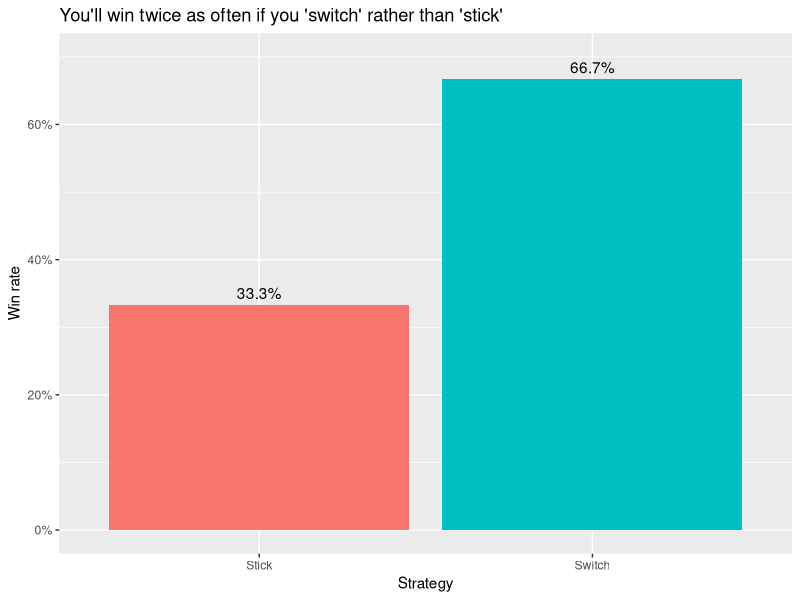

Write the R code that produced this figure.
## ---- chunk 1
knitr::opts_chunk$set(echo = TRUE)
## ---- chunk 2
library(tidyverse)

#number of monty hall simulations
n_sims <- 1e6

#the three doors are represented by the ints 1, 2, 3 
doors <- 1:3

#this function simulates the host opening a door after the contestant has selected a door
# the function selects the door that does not conceal the prize, 
# or the door the contestant selected
host_opens_door <- function(prize_door, guess_door, doors){
    first(doors[! doors %in% c(prize_door, guess_door)])
}

#this function simulates the contestant switching from their original choice
# to the other closed doors
#this function selects the door that does not conceal the prize, 
# or the door the contestant selected
switch_picks <- function(guess_door, open_door, doors){
    first(doors[! doors %in% c(guess_door, open_door)])
}

#run monte carlo monty hall simulation
#sample a random door for the prize to be concealing
results <- tibble(prize_door = sample(doors, n_sims, replace = TRUE)) %>%
    #sample a random door for the contestants initial guess
    mutate(guess_door = sample(doors, n_sims, replace = TRUE)) %>%
    #have the host open the door that does not conceal the prize, or the door the contestant originally selected
    mutate(host_opens_door = map2_int(prize_door, guess_door, host_opens_door, doors = doors)) %>%
    #the stick strategy is the same as their original pick
    mutate(stick_pick = guess_door) %>%
    #whether the stick strategy won or lost
    mutate(stick_wins = stick_pick == prize_door) %>%
    #have the contestant use the stitch strategy and select the other closed door
    mutate(switch_pick = map2_int(guess_door, host_opens_door, switch_picks, doors = doors)) %>%
    #whether the switch strategy won or lost
    mutate(switch_wins = switch_pick == prize_door) %>%
    #proportion of wins for the stick and switch strategies
    summarize(stick_win_rate = mean(stick_wins),
              switch_win_rate = mean(switch_wins))

results %>%
    pivot_longer(everything(), names_to = "strategy", values_to = "win_rate") %>%
    mutate(strategy = fct_recode(strategy, Stick = "stick_win_rate", Switch = "switch_win_rate")) %>%
    ggplot(aes(strategy, win_rate, fill = strategy, label = glue::glue("{(win_rate * 100) %>% round(2)}%"))) +
    geom_col() +
    geom_text(vjust = -0.5) +
    labs(x = "Strategy",
         y = "Win rate",
         title = "You'll win twice as often if you 'switch' rather than 'stick'") +
    scale_y_continuous(labels = scales::percent_format()) +
    theme(legend.position = "none") +
    expand_limits(y = 0.7)
## ---- chunk 3
library(kableExtra)

tbl <- tribble(~"Prize door", ~"Your guess", ~"Door the host opens", ~"Stick strategy selection", ~"Switch strategy selection",
               1,             1,             "2 or 3",               "1 (you win)",               "2 or 3 (you lose)",
               1,             2,             "3",                    "2 (you lose)",              "1 (you win)",
               1,             3,             "2",                    "3 (you lose)",              "1 (you win)",
               2,             1,             "3",                    "1 (you lose)",              "2 (you win)",
               2,             2,             "1 or 3",               "2 (you win)",               "1 or 3 (you lose)",
               2,             3,             "1",                    "3 (you lose)",              "2 (you win)",
               3,             1,             "2",                    "1 (you lose)",              "3 (you win)",
               3,             2,             "1",                    "2 (you lose)",              "3 (you win)",
               3,             3,             "1 or 2",               "3 (you win)",               "1 or 2 (you lose)"
               )

knitr::kable(tbl) %>%
    column_spec(1:5,border_left = T, border_right = T) %>%
    kable_styling()
